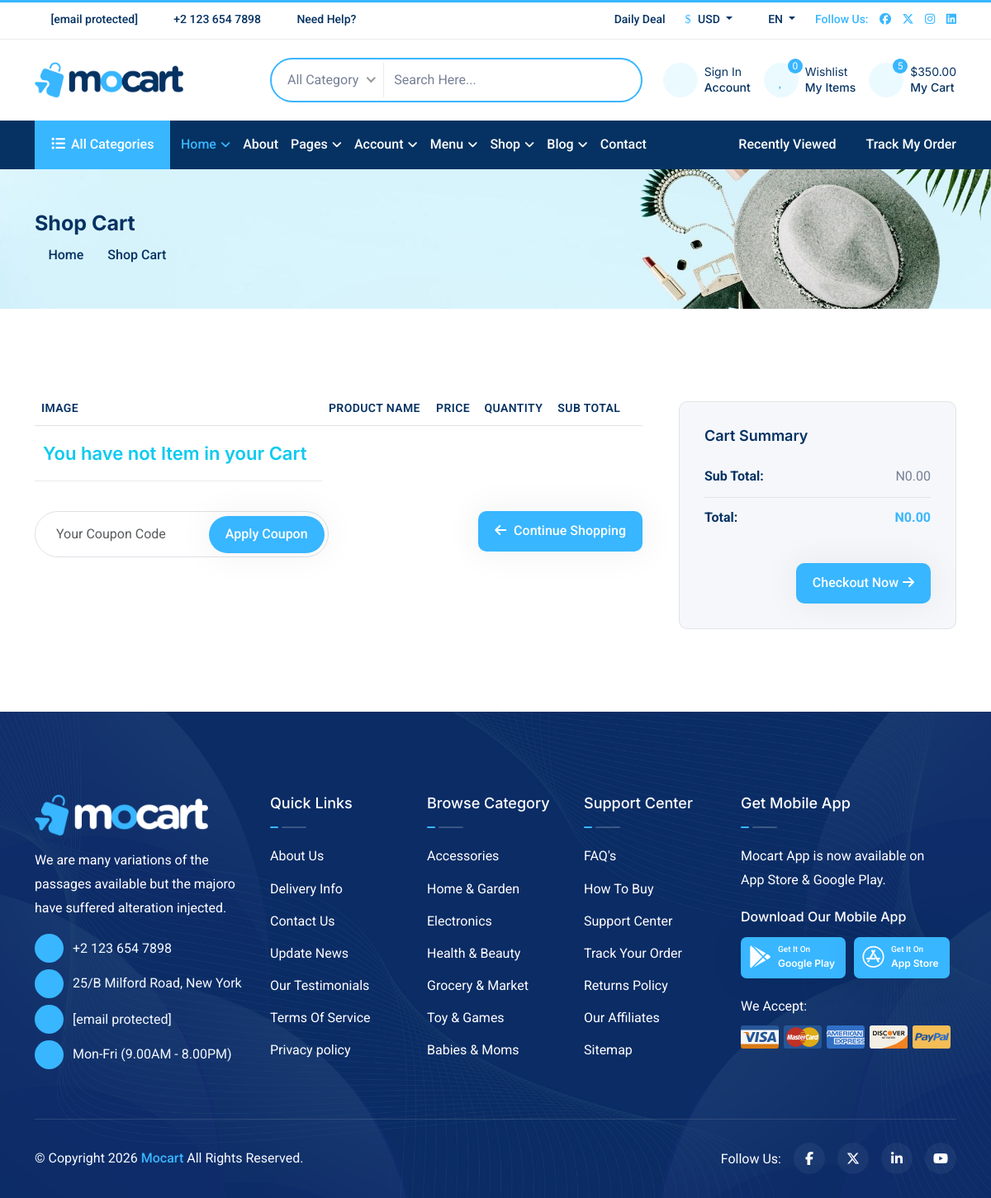
Page /cart/ on the earlier database version.
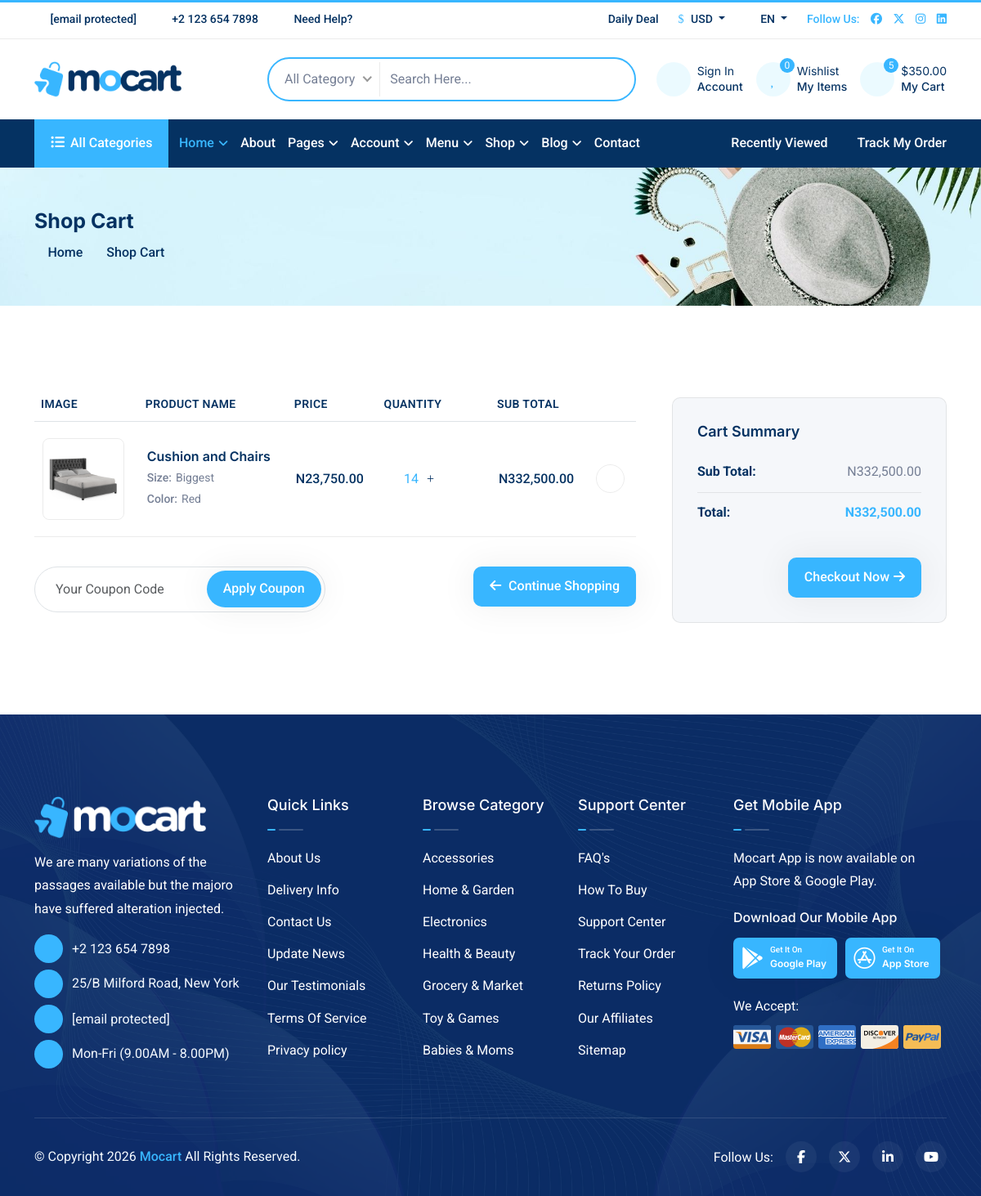
Same page on the later database version.
### cart/models.py (models this page shows, shortened)
class Cart_Item(models.Model):
    user = models.ForeignKey(User, on_delete=models.CASCADE, null=True, blank=True)
    product = models.ForeignKey(Product, on_delete=models.CASCADE)
    cart = models.ForeignKey(Cart, on_delete=models.CASCADE, null=True, blank=True)
    color = models.CharField(max_length=50)
    size = models.CharField(max_length=50)
    quantity = models.IntegerField()
    is_active = models.BooleanField(default=True)
    def get_amount(self):
        if self.product.percent_off:
            return round((self.product.amount - (self.product.amount * self.product.percent_off/100)) * self.quantity, 2)
        else:
            return round(self.quantity * self.product.amount, 2)
    @property
    def get_image(self):
        images = self.product.product_image.all()
        if images:
            return images.first().image.url

### store/models.py (models this page shows, shortened)
class Product(models.Model):
    name = models.CharField(max_length=250)
    amount = models.DecimalField(default=0.00, decimal_places=2, max_digits=12, max_length=12)
    slug = models.SlugField(max_length=300, unique=True)
    description = models.TextField(blank=True, null=True)
    category = models.ForeignKey(Cateory, on_delete=models.CASCADE,related_name="cate_name")
    colour = models.CharField(max_length=500)
    size = models.CharField(max_length=200, default="38, 39, 40, 41, 42, 43, 44, 45")
    reference = models.UUIDField(default=uuid4(), editable=False, unique=True)
    star_rating = models.CharField(max_length=20, choices=RATE_LEVEL, null=True, blank=True)
    percent_off = models.DecimalField(max_length=6, decimal_places=2, max_digits=6, default=0.00)
    created = models.DateTimeField(auto_now_add=True, null=True, blank=True)
    @property
    def get_amount(self):
        if self.percent_off:
            return round(self.amount - (self.amount * self.percent_off/100), 2)
        else:
            return round(self.amount, 2)
    class Meta:
        ordering = ['-created']

class Product_Image(models.Model):
    image = models.ImageField(upload_to='Product')
    product = models.ForeignKey(Product, on_delete=models.CASCADE, related_name='product_image')
    @property
    def product_image(self):
        if self.image:
            return self.image.url

### cart/views.py (the view)
# urls.py: path('', views.cart, name='cart'),
def cart(request):
    total = 0
    if request.user.is_authenticated:
        user = request.user
        cartItems = Cart_Item.objects.filter(user=user, is_active=True)
    else:
       cartItems = Cart_Item.objects.filter(cart__cart_id=_cart_id(request), is_active=True)
    for item in cartItems:
        total += int(item.get_amount())
    context = {
        'cartItems': cartItems,
        'total': round(total, 2),
    }
    return render(request, 'cart/shop-cart.html', context)

### cart/templates/cart/shop-cart.html (shortened to what this page needs)
{% extends 'nav.html' %}
{% load static %}
{% load humanize %}
{% block content %}
    <main class="main">
        <div class="site-breadcrumb">
            <div class="site-breadcrumb-bg" style="background: url(assets/img/breadcrumb/01.jpg)"></div>
            <div class="container">
                <div class="site-breadcrumb-wrap">
                    <h4 class="breadcrumb-title">Shop Cart</h4>
                    <ul class="breadcrumb-menu">
                        <li><a href="index.html"><i class="far fa-home"></i> Home</a></li>
                        <li class="active">Shop Cart</li>
                    </ul>
                </div>
            </div>
        </div>
        <div class="shop-cart py-100">
            <div class="container">
                <div class="shop-cart-wrap">
                    <div class="row">
                        <div class="col-lg-8">
                            <div class="cart-table">
                                <div class="table-responsive">
                                    <table class="table">
                                        <thead>
                                            <tr>
                                                <th>Image</th>
                                                <th>Product Name</th>
                                                <th>Price</th>
                                                <th>Quantity</th>
                                                <th>Sub Total</th>
                                                <th></th>
                                            </tr>
                                        </thead>
                                        <tbody>
                                            {% for item in cartItems %}
                                                <tr>
                                                    <td>
                                                        <div class="shop-cart-img">
                                                            <a href="{% url "product_detail" item.product.slug %}"><img src="{{item.get_image}}" alt=""></a>
                                                        </div>
                                                    </td>
                                                    <td>
                                                        <div class="shop-cart-content">
                                                            <h5 class="shop-cart-name"><a href="#">{{item.product.name}}</a></h5>
                                                            <div class="shop-cart-info">
                                                                <p><span>Size:</span>{{item.size}}</p>
                                                                <p><span>Color:</span>{{item.color}}</p>
                                                            </div>
                                                        </div>
                                                    </td>
                                                    <td>
                                                        <div class="shop-cart-price">
                                                            <span>N{{item.product.get_amount | intcomma}}</span>
                                                        </div>
                                                    </td>
                                                    <td>
                                                        <div class="shop-cart-qty">
                                                            <a href="{% url "quantity" item.id %}?q=0" class="minus-btn" style="cursor:pointer"><i class="fal fa-minus"></i></a>
                                                            <input class="quantity" type="text" value="{{item.quantity}}">
                                                            <a href="{% url "quantity" item.id %}?q=1" class="plus-btn" style="cursor:pointer"><i class="fal fa-plus"></i></a>
                                                        </div>
                                                    </td>
                                                    <td>
                                                        <div class="shop-cart-subtotal">
                                                            <span>N{{item.get_amount | intcomma}}</span>
                                                        </div>
                                                    </td>
                                                    <td>
                                                        <a href="{% url "remove_item" item.id %}" class="shop-cart-remove"><i class="far fa-times"></i></a>
                                                    </td>
                                                    {% empty %}
                                                        <td>
                                                           <h4 class='text-info'>You have not Item in your Cart</h4>
                                                        </td>
                                            {% endfor %}
                                        </tbody>
                                    </table>
                                </div>
                            </div>
                            <div class="shop-cart-footer">
                                <div class="row">
                                    <div class="col-md-7 col-lg-6">
                                        <div class="shop-cart-coupon">
                                            <div class="form-group">
                                                <input type="text" class="form-control" placeholder="Your Coupon Code">
                                                <button class="theme-btn" type="submit">Apply Coupon</button>
                                            </div>
                                        </div>
                                    </div>
                                    <div class="col-md-5 col-lg-6">
                                        <div class="shop-cart-btn text-md-end">
                                            <a href="/" class="theme-btn"><span class="fas fa-arrow-left"></span> Continue Shopping</a>
                                        </div>
                                    </div>
                                </div>
                            </div>
                        </div>
                        <div class="col-lg-4">
                            <div class="shop-cart-summary">
                                <h5>Cart Summary</h5>
                                <ul>
                                    <li><strong>Sub Total:</strong> <span>N{{total | intcomma}}.00</span></li>
                                    <li class="shop-cart-total"><strong>Total:</strong> <span>N{{total | intcomma}}.00</span></li>
                                </ul>
                                <div class="text-end mt-40">
                                    <a href="#" class="theme-btn">Checkout Now<i
                                            class="fas fa-arrow-right"></i></a>
                                </div>
                            </div>
                        </div>
                    </div>
                </div>
            </div>
        </div>
    </main>
  {% endblock %}

Differences in the rows shown:
added Cart_Item: get_image (picture), product.name "Cushion and Chairs", size "Biggest", color "Red", product.get_amount "23,750.00", quantity "14", get_amount "332,500.00"
Other differences:
{{ total | intcomma }}: "0" → "332,500"
text no longer shown: "You have not Item in your Cart"
